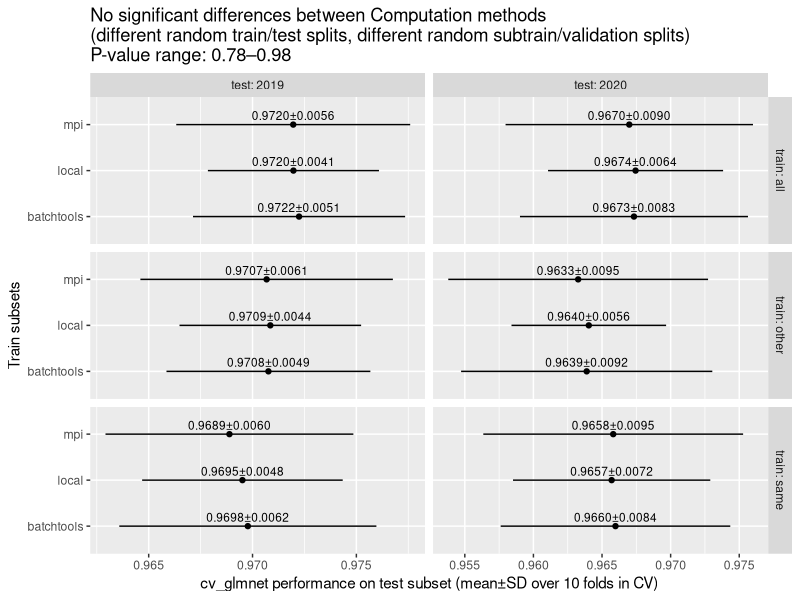

Write R code to recreate this figure.
library(data.table)
library(ggplot2)
proj_dt <- fread("NSCH_autism_reproduce_proj_results.csv")
seq_dt <- fread("NSCH_autism_reproduce_proj_results_sequential.csv")
reg_dt <- fread("NSCH_autism_reproduce_registry_scores.csv")

compare_dt <- rbind(
  proj_dt[, .(computation="mpi", learner_id, train.subsets, test.subset, test.fold, n.train.groups, groups, classif.auc, classif.acc)],
  seq_dt[, .(computation="local", learner_id, train.subsets, test.subset, test.fold, n.train.groups, groups, classif.auc, classif.acc)],
  reg_dt[, .(computation="batchtools", learner_id, train.subsets, test.subset, test.fold, n.train.groups, groups, classif.auc, classif.acc)]
)[learner_id=="classif.cv_glmnet" & groups==n.train.groups]
ucomp <- sort(unique(compare_dt$computation))
yfac <- function(x)factor(x, c(
  ##"",
  ucomp))
compare_dt[, let(
  train=train.subsets,
  test=test.subset,
  AUC = classif.auc,
  Computation = yfac(computation)
)][]
compare_stats <- dcast(
  compare_dt,
  Computation+train+test~.,
  list(mean,sd,length),
  value.var="AUC")

compare_wide <- dcast(
  compare_dt,
  train+test+test.fold~Computation,
  value.var=c("AUC","classif.acc"))
compare_long <- melt(
  compare_wide,
  measure.vars=paste0("AUC_", ucomp[-1]),
  value.name = "AUC_compare",
  variable.name="compare")
test_dt <- compare_long[, {
  AUC_ref <- .SD[[paste0("AUC_", ucomp[1])]]
  tlist <- t.test(AUC_compare, AUC_ref, paired=TRUE)
  with(tlist, data.table(p.value, N=.N))
}, by=.(train, test, compare)]


gg <- ggplot()+
  test_dt[, ggtitle(sprintf("No significant differences between Computation methods\n(different random train/test splits, different random subtrain/validation splits)\nP-value range: %.2f–%.2f", min(p.value), max(p.value)))]+
  geom_point(aes(
    AUC_mean, Computation),
    data=compare_stats)+
  geom_text(aes(
    AUC_mean, Computation, label=sprintf(
      "%.4f±%.4f", AUC_mean, AUC_sd)),
    vjust=-0.5,
    size=3,
    data=compare_stats)+
  geom_segment(aes(
    AUC_mean+AUC_sd, Computation,
    xend=AUC_mean-AUC_sd, yend=Computation),
    data=compare_stats)+
  scale_y_discrete(
    "Train subsets",
    drop=FALSE)+
  scale_x_continuous(
    "cv_glmnet performance on test subset (mean±SD over 10 folds in CV)")+
  facet_grid(train~test, scales="free", labeller=label_both)
png(
  "NSCH_autism_reproduce_compare_results.png",
  width=8, height=4, units="in", res=200)
print(gg)
dev.off()
